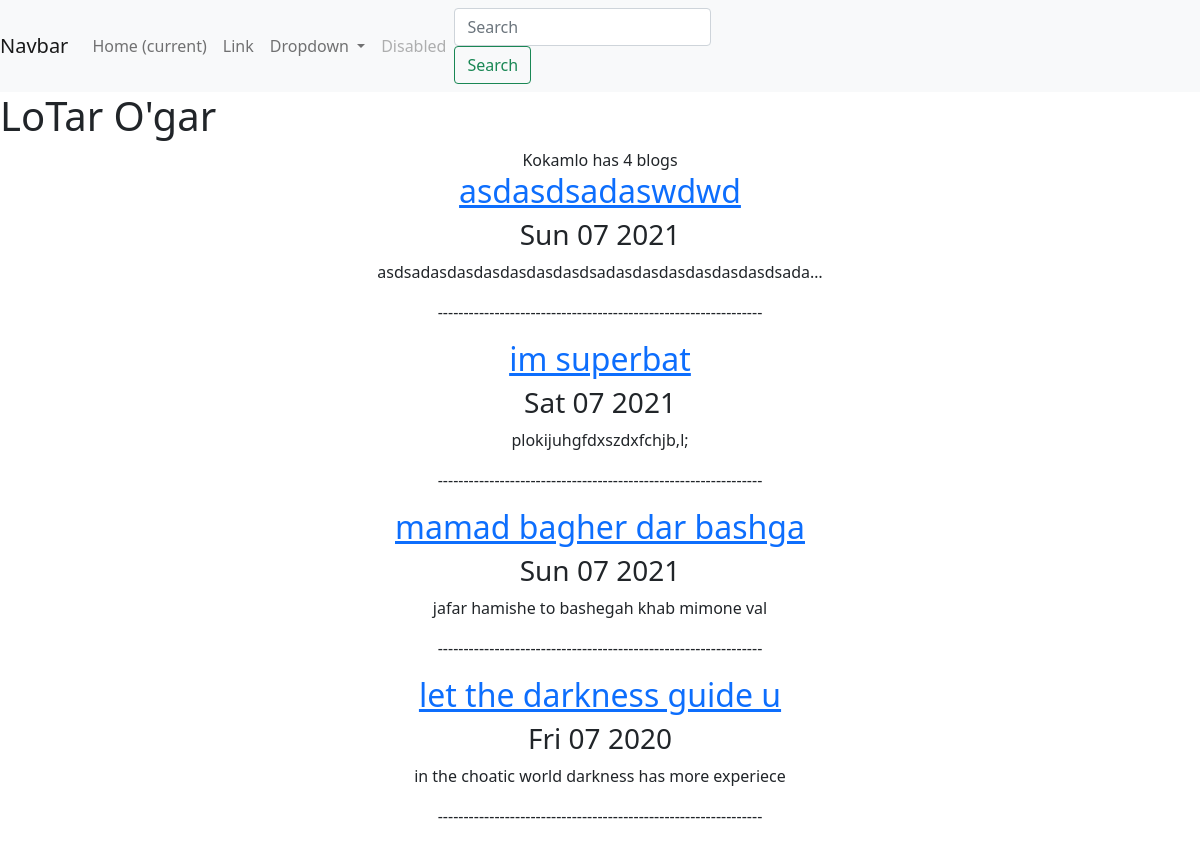
Screenshot of /blog/ with the database file from the repository.
### blog/models.py (models this page shows, shortened)
class bloog(models.Model):
    title = models.CharField(max_length=100)
    desc = models.TextField()
    date = models.DateField()

### blog/views.py (the view)
# urls.py: path('' , views.all_blog , name='all_blog'),
def all_blog(request):
    bloogs = bloog.objects.order_by('-date')
    return render(request , 'blog/all_blog.html' , {'bloogs': bloogs})

### blog/templates/blog/all_blog.html (shortened to what this page needs)
{% extends 'porto/base.html' %}
{% block cont %}
<h1> LoTar O'gar</h1>
<center>
Kokamlo has {{ bloogs.count }} blog{{ bloogs.count|pluralize }}
{% for i in bloogs %}
<a href="{% url 'blog:detail' i.id %}"><h2>{{ i.title }}</h2></a>
<h3>{{ i.date|date:'D m Y' }}</h3>
<p>{{ i.desc|striptags|truncatechars:50 }}</p>
<p>---------------------------------------------------------------</p>
{% endfor %}
{% endblock %}

### rows the page displays
bloog: title "asdasdsadaswdwd", date "Sun 07 2021", desc "asdsadasdasdasdasdasdasdsadasdasdasdasdasdasdsada…"
bloog: title "im superbat", date "Sat 07 2021", desc "plokijuhgfdxszdxfchjb,l;"
bloog: title "mamad bagher dar bashga", date "Sun 07 2021", desc "jafar hamishe to bashegah khab mimone val"
bloog: title "let the darkness guide u", date "Fri 07 2020", desc "in the choatic world darkness has more experiece"

### other values shown
{{ bloogs.count }} "4"
